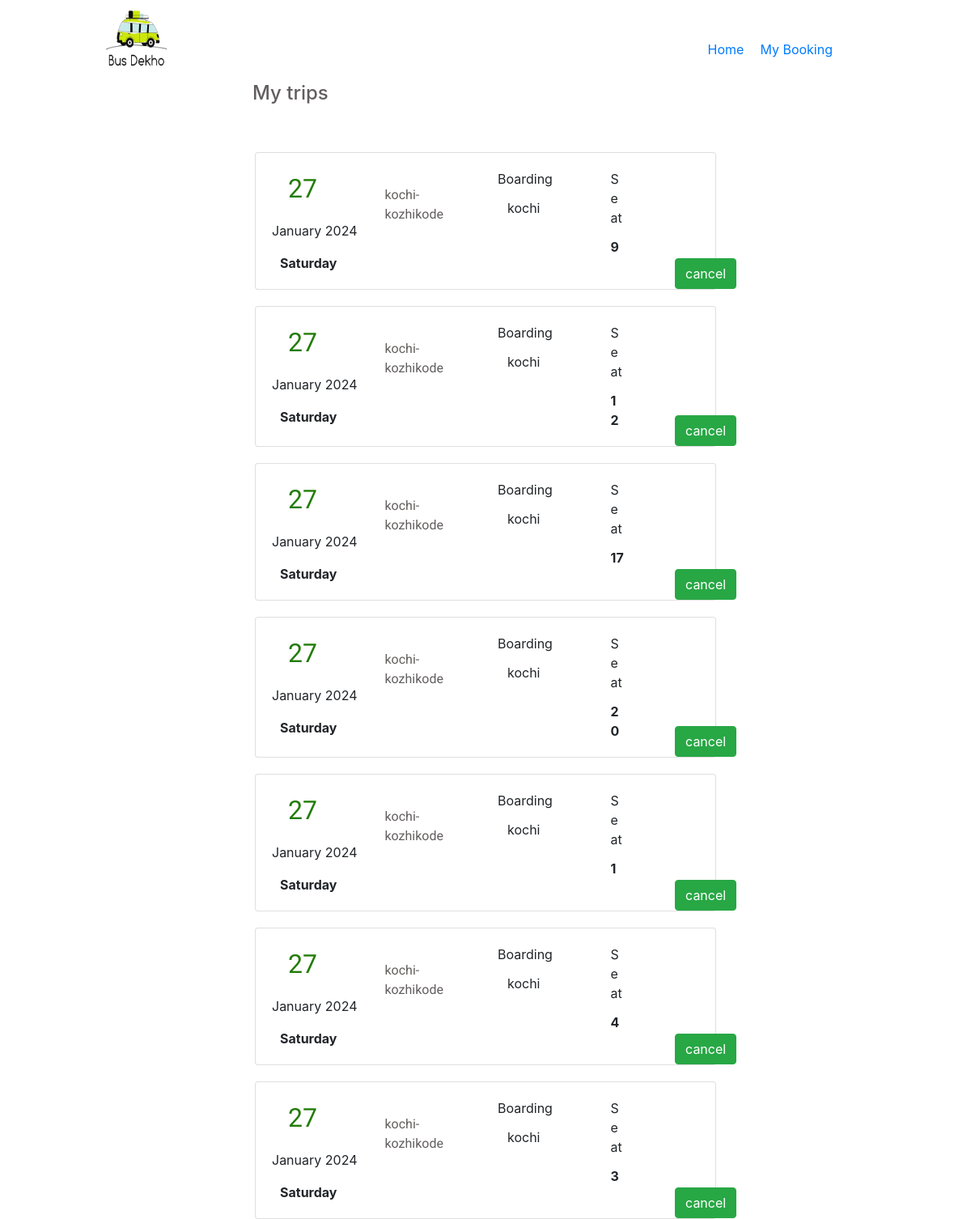
The page /cust/bookings (signed in) on the database its author committed.
### accounts/models.py (models this page shows, shortened)
class Bookings(models.Model):
    bus=models.ForeignKey(Bus,on_delete=models.CASCADE,related_name='bookings')
    user=models.ForeignKey(User,on_delete=models.CASCADE)
    date=models.DateField(auto_now_add=True)
    selected_seat=models.IntegerField()

class Bus(models.Model):
    source=models.CharField(max_length=100)
    destination=models.CharField(max_length=100)
    date=models.DateField(blank=True,default='2024-01-16')
    s_time=models.TimeField(blank=True,default='00:00')
    d_time=models.TimeField(blank=True,default='00:00')
    price=models.IntegerField(blank=True,default=500)
    n_of_seats=models.IntegerField(blank=True,default=28)
    user=models.ForeignKey(User,on_delete=models.CASCADE,null=True, blank=True)

### customer/views.py (the view)
# urls.py: path('bookings',BookingListView.as_view(),name='booking')
class BookingListView(ListView):
    template_name='bookings.html'
    context_object_name='booking'
    queryset=Bookings.objects.all()
    def get_queryset(self):
        return Bookings.objects.filter(user=self.request.user)

### customer/templates/bookings.html (shortened to what this page needs)
{% include 'navbar.html' %}
{% block content %}
<!doctype html>
<html lang="en">
  <head>
    <link rel="stylesheet" href="https://stackpath.bootstrapcdn.com/bootstrap/4.3.1/css/bootstrap.min.css">
  </head>
  <body>
    <h4 style="padding-bottom: 30px; padding-left: 26%; color: rgb(98, 94, 94);">My trips</h4>
    {% for b in booking %}
    <div class="container-fluid">
        <div class="row">
          <div class="col-3">
          </div>
          <div class="col-6" style="padding-top: 20px;">
              <div class="card">
                <div class="card-body">
                  <div class="row">
                    <div class="col-md-3">
                        <p class="card-text date">{{b.bus.date.day}}</p>
                        <p class="card-text">{{ b.bus.date|date:"F" }} {{b.bus.date.year}}</p>
                        <p class="card-text" style="padding-left: 10px;"><b>{{ b.bus.date|date:"l" }}</b></p>
                    </div>
                    <div class="col-md-3" >
                      <p class="card-text srdest" style="padding-top: 20px;">{{b.bus.source}}-{{b.bus.destination}}</p>
                    </div>
                    <div class="col-md-3">
                      <p class="card-title">Boarding</p>
                      <p class="card-text" style="padding-left: 12px;">{{b.bus.source}}</p>
                    </div>
                    <div class="col-md-1">
                      <p class="card-title">Seat</p>
                      <p class="card-text"><b>{{b.selected_seat}}</b></p>
                    </div>
                    <div class="col-md-1 cancel-button">
                      <input type="submit" class="btn btn btn-success" value="cancel">
                    </div>
                  </div>
                </div>
              </div>
          </div>
        </div>
    </div>
    {% endfor %}
  </body>
</html>
{% endblock content %}

### customer/templates/bookings.html (style rules this page uses)
.date { padding-left: 20px; font-size:xx-large; color: rgb(33, 124, 5); font-family: 'Poppins', sans-serif; font-family: 'Roboto', sans-serif; }
.srdest { font-family: 'Poppins', sans-serif; font-family: 'Roboto', sans-serif; color:rgb(98, 94, 94) ; }
.cancel-button { position: absolute; bottom: 0%; right: 3.1%; margin: 0%; }

### rows shown on the page
Bookings: bus.date.day "27", bus "January", bus.date.year "2024", bus "Saturday", bus.source "kochi", bus.destination "kozhikode", selected_seat "9"
Bookings: bus.date.day "27", bus "January", bus.date.year "2024", bus "Saturday", bus.source "kochi", bus.destination "kozhikode", selected_seat "12"
Bookings: bus.date.day "27", bus "January", bus.date.year "2024", bus "Saturday", bus.source "kochi", bus.destination "kozhikode", selected_seat "17"
Bookings: bus.date.day "27", bus "January", bus.date.year "2024", bus "Saturday", bus.source "kochi", bus.destination "kozhikode", selected_seat "20"
Bookings: bus.date.day "27", bus "January", bus.date.year "2024", bus "Saturday", bus.source "kochi", bus.destination "kozhikode", selected_seat "1"
Bookings: bus.date.day "27", bus "January", bus.date.year "2024", bus "Saturday", bus.source "kochi", bus.destination "kozhikode", selected_seat "4"
Bookings: bus.date.day "27", bus "January", bus.date.year "2024", bus "Saturday", bus.source "kochi", bus.destination "kozhikode", selected_seat "3"
